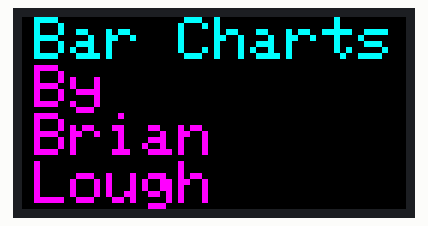
Bench run of a sketch on a simulated ESP8266 (NodeMCU). On the bench: 64×32 colour display. What the sketch prints to the serial monitor is not drawn.

Above: at 0.1 s.
At 6.1 s:
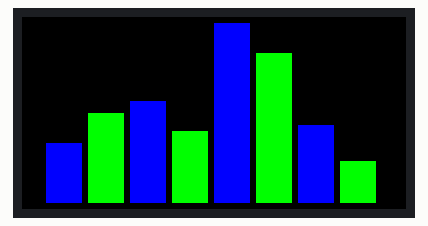
At 14.1 s:
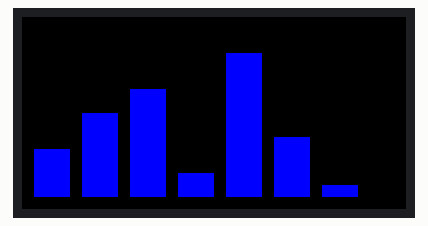
At 18.1 s:
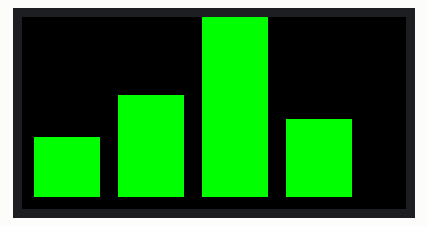
At 22.1 s:
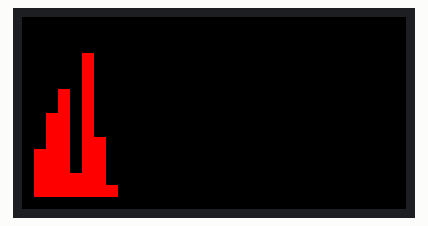
At 30.1 s:
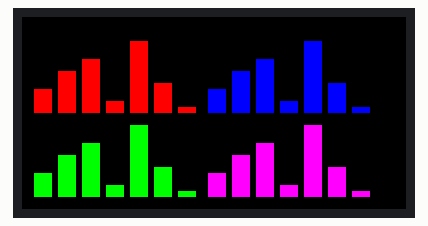

Measured:
- by itself, everything shown: repeats every 28.0 s, in 6 steps
- what the display in image 1 shows lasts 8.0 s, from 6.1 s to 14.1 s
- what the display in image 2 shows lasts 4.0 s, from 14.1 s to 18.1 s

The sketch:

RGBMatrixWithGraphs.ino
```cpp
/*******************************************************************
    Draw bar graphs using an ESP8266 and LED Matrix

    By Brian Lough
    YouTube: https://www.youtube.com/brianlough
    Twitch: https://www.twitch.tv/brianlough
    Twitter: https://twitter.com/witnessmenow

 ********************************************************************/

#include <PxMatrix.h>

#ifdef ESP32

#define P_LAT 22
#define P_A 19
#define P_B 23
#define P_C 18
#define P_D 5
#define P_E 15
#define P_OE 2
hw_timer_t * timer = NULL;
portMUX_TYPE timerMux = portMUX_INITIALIZER_UNLOCKED;

#endif

#ifdef ESP8266

#include <Ticker.h>
Ticker display_ticker;
#define P_LAT 16
#define P_A 5
#define P_B 4
#define P_C 15
#define P_D 12
#define P_E 0
#define P_OE 2

#endif
// Pins for LED MATRIX

uint8_t display_draw_time=0;

//PxMATRIX display(32,16,P_LAT, P_OE,P_A,P_B,P_C);
//PxMATRIX display(64,32,P_LAT, P_OE,P_A,P_B,P_C,P_D);
//PxMATRIX display(64,64,P_LAT, P_OE,P_A,P_B,P_C,P_D,P_E);
PxMATRIX display(64, 32, P_LAT, P_OE, P_A, P_B, P_C, P_D, P_E);

// Some standard colors
uint16_t myRED = display.color565(255, 0, 0);
uint16_t myGREEN = display.color565(0, 255, 0);
uint16_t myBLUE = display.color565(0, 0, 255);
uint16_t myWHITE = display.color565(255, 255, 255);
uint16_t myYELLOW = display.color565(255, 255, 0);
uint16_t myCYAN = display.color565(0, 255, 255);
uint16_t myMAGENTA = display.color565(255, 0, 255);
uint16_t myBLACK = display.color565(0, 0, 0);

uint16_t myCOLORS[8]={myRED,myGREEN,myBLUE,myWHITE,myYELLOW,myCYAN,myMAGENTA,myBLACK};

uint8_t static weather_icons[]={0x00,0x00,0x00,0x00,0x00,0x00,0x00,0x20,0x00,0x00,0x00,0x00,0x00,0x00,0x00,0x00,0x00,0x00,0x00,0x00,0x00,0x00,0x00,0x00,0x00,0x20,0x00,0x00,0xff,0xe0,0x00,0x00,0x00,0x00,0xff,0xe0,0x00,0x00,0x00,0x00,0x00,0x00,0x00,0x00,0x00,0x00,0x00,0x00,0x00,0x00,0x00,0x00,0x00,0x20,0x00,0x00,0x00,0x00,0x00,0x00,0x00,0x00,0x00,0x00,0x00,0x00,0x00,0x00,0x00,0x00,0x00,0x00,0x00,0x00,0x00,0x20,0x00,0x00,0x00,0x00,0x00,0x00,0x00,0x00,0x00,0x00,0x07,0xff,0x07,0xff,0x07,0xff,0x00,0x00,0x00,0x00,0x00,0x00,0x00,0x00,0x00,0x00,0x00,0x20,0x00,0x00,0x07,0xff,0x07,0xff,0x07,0xff,0x00,0x00,0x00,0x00,0x00,0x00,0x00,0x20,0x00,0x00,0x00,0x00,0x00,0x00,0x00,0x00,0x00,0x00,0xff,0xe0,0xff,0xe0,0xff,0xe0,0xff,0xe0,0x00,0x00,0x00,0x20,0x00,0x00,0x00,0x00,0x00,0x00,0x07,0xff,0x00,0x00,0x00,0x00,0x00,0x00,0x00,0x00,0x00,0x00,0x00,0x00,0x00,0x00,0x00,0x00,0x00,0x00,0x00,0x00,0x00,0x00,0x00,0x00,0x00,0x00,0x00,0x00,0x00,0x00,0x00,0x00,0x00,0x20,0xff,0xe0,0xff,0xe0,0xff,0xe0,0xff,0xe0,0xff,0xe0,0x00,0x00,0x00,0x00,0x00,0x00,0x00,0x00,0x00,0x00,0xff,0xe0,0xff,0xe0,0xff,0xe0,0xff,0xe0,0xff,0xe0,0x00,0x00,0x00,0x00,0x00,0x00
  ,0x00,0x00,0x00,0x00,0x00,0x00,0x00,0x00,0xff,0xe0,0x00,0x00,0x00,0x00,0x00,0x00,0x00,0x00,0x00,0x00,0x00,0x00,0x00,0x00,0x00,0x00,0x00,0x00,0x00,0x00,0x00,0x00,0x00,0x00,0x00,0x00,0x00,0x20,0x00,0x00,0x00,0x00,0x00,0x00,0x00,0x00,0x07,0xff,0x07,0xff,0x00,0x00,0x00,0x00,0x00,0x00,0x00,0x00,0x00,0x00,0x00,0x00,0x00,0x00,0x07,0xdf,0x07,0xdf,0x07,0xdf,0x00,0x00,0x00,0x00,0x00,0x00,0x00,0x00,0x00,0x00,0x00,0x00,0x00,0x00,0x07,0xff,0x07,0xff,0x07,0xff,0x07,0xff,0x07,0xff,0x07,0xff,0x00,0x00,0x00,0x00,0x00,0x00,0x00,0x00,0x07,0xff,0x07,0xff,0x07,0xff,0x07,0xff,0x07,0xff,0x07,0xff,0x00,0x00,0x00,0x00,0x00,0x00,0x00,0x00,0x00,0x00,0x00,0x00,0xff,0xe0,0xff,0xe0,0xff,0xe0,0xff,0xe0,0x00,0x00,0x00,0x00,0x00,0x00,0x00,0x20,0x00,0x20,0x07,0xff,0x07,0xff,0x07,0xff,0x00,0x00,0x00,0x00,0x00,0x00,0x00,0x00,0x07,0xff,0x00,0x00,0x00,0x00,0x07,0xff,0x07,0xff,0x07,0xdf,0x00,0x00,0x00,0x00,0x07,0xff,0x00,0x00,0x00,0x00,0xff,0xe0,0xff,0xe0,0xff,0xe0,0xff,0xe0,0xff,0xe0,0xff,0xe0,0xff,0xe0,0x00,0x00,0x00,0x00,0x00,0x00,0xff,0xe0,0xff,0xe0,0xff,0xe0,0xff,0xe0,0xff,0xe0,0xff,0xe0,0xff,0xe0,0x00,0x00,0x00,0x00
  ,0x00,0x00,0x00,0x00,0xff,0xe0,0x00,0x00,0x00,0x00,0x00,0x00,0xff,0xe0,0x00,0x00,0x00,0x00,0x00,0x20,0x00,0x00,0x00,0x00,0xff,0xe0,0x00,0x00,0xff,0xe0,0xff,0xe0,0xff,0xe0,0x00,0x00,0x00,0x00,0x00,0x00,0x00,0x00,0x00,0x00,0x07,0xff,0x07,0xdf,0x07,0xff,0x07,0xff,0x07,0xff,0x00,0x00,0x00,0x00,0x00,0x00,0x00,0x00,0x07,0xff,0x07,0xff,0x07,0xff,0x07,0xff,0x07,0xff,0x07,0xff,0x00,0x00,0x00,0x00,0x00,0x00,0x00,0x00,0x07,0xff,0x07,0xff,0x07,0xff,0x07,0xff,0x07,0xff,0x07,0xff,0x07,0xff,0x07,0xff,0x00,0x00,0x00,0x00,0x07,0xff,0x07,0xff,0x07,0xff,0x07,0xff,0x07,0xff,0x07,0xff,0x07,0xff,0x07,0xff,0x00,0x00,0x00,0x00,0x00,0x20,0x00,0x00,0xff,0xe0,0xff,0xe0,0xff,0xe0,0xff,0xe0,0x00,0x00,0x00,0x00,0x00,0x00,0x00,0x00,0x00,0x00,0x00,0x00,0x00,0x00,0x07,0xff,0x00,0x00,0x00,0x00,0x00,0x00,0x00,0x00,0x00,0x00,0x00,0x00,0x07,0xff,0x07,0xff,0x00,0x00,0x00,0x00,0x00,0x00,0x07,0xff,0x07,0xff,0x00,0x00,0x00,0x00,0xff,0xe0,0xff,0xe0,0xff,0xe0,0xff,0xe0,0xff,0xe0,0xff,0xe0,0xff,0xe0,0xff,0xe0,0xff,0xe0,0x00,0x00,0xff,0xe0,0xff,0xe0,0xff,0xe0,0xff,0xe0,0xff,0xe0,0xff,0xe0,0xff,0xe0,0xff,0xe0,0xff,0xe0,0x00,0x00
  ,0x00,0x20,0x00,0x00,0x00,0x00,0xff,0xe0,0xff,0xe0,0xff,0xe0,0x00,0x00,0x00,0x00,0x00,0x00,0x00,0x00,0x00,0x00,0x00,0x00,0x07,0xff,0x07,0xff,0x07,0xff,0xff,0xe0,0xff,0xe0,0xff,0xe0,0x00,0x00,0xff,0xe0,0x00,0x00,0x07,0xff,0x07,0xff,0x07,0xdf,0x07,0xff,0x07,0xdf,0x07,0xff,0x07,0xff,0x00,0x00,0x00,0x00,0x07,0xff,0x07,0xff,0x07,0xff,0x07,0xff,0x07,0xff,0x07,0xff,0x07,0xff,0x07,0xff,0x00,0x00,0x00,0x00,0x07,0xff,0x07,0xff,0x07,0xff,0x07,0xff,0x07,0xdf,0x07,0xff,0x07,0xff,0x07,0xff,0x07,0xff,0x00,0x00,0x07,0xff,0x07,0xff,0x07,0xff,0x07,0xff,0x07,0xdf,0x07,0xff,0x07,0xff,0x07,0xff,0x07,0xff,0x00,0x00,0x00,0x00,0x00,0x00,0xff,0xe0,0xff,0xe0,0xff,0xe0,0xff,0xe0,0x00,0x00,0x00,0x20,0x00,0x00,0x00,0x00,0x00,0x00,0x07,0xff,0x00,0x00,0x07,0xff,0x07,0xff,0x07,0xff,0x00,0x00,0x07,0xff,0x00,0x00,0x00,0x00,0x00,0x00,0x00,0x00,0x00,0x00,0x00,0x00,0x00,0x00,0x00,0x00,0x00,0x00,0x00,0x00,0x00,0x00,0x00,0x00,0xff,0xe0,0xff,0xe0,0xff,0xe0,0xff,0xe0,0xff,0xe0,0xff,0xe0,0xff,0xe0,0xff,0xe0,0xff,0xe0,0x00,0x00,0xff,0xe0,0xff,0xe0,0xff,0xe0,0xff,0xe0,0x07,0xdf,0x07,0xdf,0x07,0xff,0xff,0xe0,0xff,0xe0,0x00,0x00
  ,0x00,0x00,0xff,0xe0,0x00,0x00,0xff,0xe0,0xff,0xe0,0xff,0xe0,0x00,0x00,0xff,0xe0,0x00,0x00,0x00,0x00,0x00,0x00,0x07,0xff,0x07,0xdf,0x07,0xff,0x07,0xff,0x07,0xff,0x07,0xff,0xff,0xe0,0x00,0x20,0x00,0x00,0x07,0xdf,0x07,0xdf,0x07,0xdf,0x07,0xff,0x07,0xff,0x07,0xff,0x07,0xff,0x07,0xff,0x07,0xff,0x00,0x00,0x07,0xff,0x07,0xff,0x07,0xff,0x07,0xff,0x07,0xff,0x07,0xff,0x07,0xff,0x07,0xff,0x07,0xff,0x00,0x00,0x00,0x00,0x07,0xff,0x07,0xff,0x07,0xff,0x00,0x00,0x00,0x00,0x00,0x00,0x00,0x00,0x00,0x00,0x00,0x00,0x00,0x00,0x07,0xdf,0x07,0xdf,0x07,0xff,0x00,0x00,0x00,0x00,0x00,0x00,0x00,0x20,0x00,0x00,0x00,0x00,0x00,0x00,0xff,0xe0,0xff,0xe0,0xff,0xe0,0xff,0xe0,0xff,0xe0,0xff,0xe0,0xff,0xe0,0x00,0x00,0x00,0x00,0x07,0xff,0x07,0xff,0x07,0xff,0x07,0xff,0xff,0xff,0x07,0xff,0x07,0xff,0x07,0xdf,0x07,0xff,0x00,0x00,0x07,0xff,0x00,0x00,0x00,0x00,0x07,0xff,0x07,0xff,0x07,0xdf,0x00,0x00,0x00,0x00,0x07,0xff,0x00,0x00,0xff,0xe0,0xff,0xe0,0xff,0xe0,0xff,0xe0,0xff,0xe0,0xff,0xe0,0xff,0xe0,0xff,0xe0,0xff,0xe0,0x00,0x00,0xff,0xe0,0xff,0xe0,0xff,0xe0,0x07,0xff,0x07,0xff,0x07,0xff,0x07,0xff,0x07,0xff,0x07,0xff,0x00,0x00
  ,0x00,0x00,0x00,0x00,0x00,0x00,0xff,0xe0,0xff,0xe0,0xff,0xe0,0x00,0x00,0x00,0x00,0x00,0x00,0x00,0x00,0x07,0xff,0x07,0xff,0x07,0xff,0x07,0xdf,0x07,0xff,0x07,0xff,0x07,0xff,0x07,0xff,0x00,0x00,0x00,0x00,0x07,0xff,0x07,0xff,0x07,0xff,0x07,0xff,0x07,0xff,0x07,0xff,0x07,0xff,0x07,0xff,0x07,0xff,0x00,0x00,0x00,0x00,0x07,0xff,0x07,0xff,0x07,0xff,0x07,0xff,0x07,0xff,0x07,0xff,0x07,0xff,0x00,0x00,0x00,0x00,0x00,0x20,0x00,0x00,0x07,0xff,0x00,0x20,0xff,0xff,0x00,0x00,0xff,0xff,0x00,0x00,0x00,0x00,0x00,0x00,0x00,0x00,0x00,0x00,0x07,0xff,0x00,0x00,0xff,0xff,0x00,0x00,0xff,0xff,0x00,0x20,0x00,0x00,0x00,0x00,0x00,0x00,0x00,0x00,0x00,0x00,0xff,0xe0,0xff,0xe0,0xff,0xe0,0xff,0xe0,0x00,0x00,0x00,0x00,0x00,0x00,0x00,0x00,0x07,0xdf,0x00,0x00,0x07,0xff,0x07,0xff,0x07,0xdf,0x00,0x00,0x07,0xff,0x00,0x00,0x00,0x00,0x00,0x00,0x07,0xff,0x07,0xff,0x00,0x00,0x00,0x00,0x00,0x00,0x07,0xff,0x07,0xdf,0x00,0x00,0x00,0x00,0xff,0xe0,0xff,0xe0,0xff,0xe0,0xff,0xe0,0xff,0xe0,0xff,0xe0,0xff,0xe0,0xff,0xe0,0xff,0xe0,0x00,0x00,0xff,0xe0,0xff,0xe0,0x07,0xdf,0x07,0xdf,0x07,0xff,0x07,0xff,0x07,0xff,0x07,0xff,0x07,0xff,0x00,0x00
  ,0x00,0x00,0x00,0x00,0xff,0xe0,0x00,0x00,0x00,0x00,0x00,0x00,0xff,0xe0,0x00,0x00,0x00,0x00,0x00,0x00,0x07,0xff,0x07,0xff,0x07,0xff,0x07,0xff,0x07,0xff,0x07,0xff,0x07,0xff,0x00,0x00,0x00,0x00,0xff,0xe0,0x07,0xff,0x07,0xff,0x07,0xff,0x07,0xff,0x07,0xff,0x07,0xff,0x07,0xff,0x07,0xff,0x07,0xff,0x00,0x00,0x00,0x00,0x00,0x00,0x07,0xff,0x07,0xff,0x07,0xff,0x07,0xff,0x07,0xff,0x00,0x00,0x00,0x00,0x00,0x00,0x00,0x00,0x00,0x00,0x00,0x20,0x00,0x00,0x00,0x00,0x00,0x00,0x00,0x00,0x00,0x00,0x00,0x00,0x00,0x00,0x00,0x00,0x00,0x00,0x00,0x00,0x00,0x00,0xff,0xff,0x00,0x00,0xff,0xff,0x00,0x00,0x00,0x00,0x00,0x00,0xff,0xe0,0x00,0x00,0xff,0xe0,0xff,0xe0,0xff,0xe0,0xff,0xe0,0x00,0x00,0x00,0x00,0x00,0x00,0x00,0x00,0x00,0x00,0x00,0x00,0x00,0x00,0x00,0x00,0x07,0xff,0x00,0x00,0x00,0x00,0x00,0x00,0x00,0x00,0x00,0x00,0x00,0x00,0x00,0x00,0x00,0x20,0x00,0x00,0x00,0x00,0x00,0x00,0x00,0x00,0x00,0x00,0x00,0x00,0x00,0x00,0xff,0xe0,0xff,0xe0,0xff,0xe0,0xff,0xe0,0xff,0xe0,0xff,0xe0,0xff,0xe0,0xff,0xe0,0xff,0xe0,0x00,0x00,0xff,0xe0,0xff,0xe0,0x07,0xff,0x07,0xff,0x07,0xff,0x07,0xff,0x07,0xff,0x07,0xff,0x07,0xff,0x00,0x00
  ,0x00,0x00,0x00,0x00,0x00,0x00,0x00,0x00,0xff,0xe0,0x00,0x00,0x00,0x00,0x00,0x00,0x00,0x00,0x00,0x00,0x00,0x00,0x07,0xdf,0x07,0xdf,0x07,0xff,0x07,0xff,0x07,0xff,0x00,0x00,0x00,0x00,0x00,0x00,0x00,0x00,0x00,0x00,0x07,0xff,0x07,0xff,0x07,0xff,0x07,0xff,0x07,0xff,0x07,0xff,0x07,0xff,0x00,0x00,0x00,0x00,0x00,0x00,0x00,0x00,0x00,0x20,0x00,0x00,0x00,0x00,0x00,0x00,0x00,0x00,0x00,0x00,0x00,0x20,0x00,0x00,0x00,0x00,0x00,0x00,0x00,0x00,0x00,0x00,0x00,0x00,0xff,0xff,0x00,0x00,0xff,0xff,0x00,0x00,0x00,0x00,0x00,0x00,0x00,0x00,0x00,0x00,0x00,0x00,0x00,0x00,0xff,0xff,0x00,0x00,0xff,0xff,0x00,0x00,0x00,0x00,0xff,0xe0,0xff,0xe0,0xff,0xe0,0xff,0xe0,0xff,0xe0,0x00,0x00,0x00,0x00,0x00,0x00,0x00,0x00,0x00,0x00,0x00,0x00,0x00,0x20,0x00,0x00,0x07,0xff,0x07,0xff,0x07,0xff,0x00,0x20,0x00,0x00,0x00,0x00,0x00,0x00,0x07,0xff,0x00,0x00,0x00,0x00,0x07,0xff,0x07,0xdf,0x07,0xff,0x00,0x00,0x00,0x00,0x07,0xff,0x00,0x00,0x00,0x00,0xff,0xe0,0xff,0xe0,0xff,0xe0,0xff,0xe0,0xff,0xe0,0xff,0xe0,0xff,0xe0,0x00,0x00,0x00,0x00,0x00,0x00,0xff,0xe0,0xff,0xe0,0x07,0xff,0x07,0xff,0x07,0xff,0x07,0xff,0x07,0xff,0x00,0x00,0x00,0x00
  ,0x00,0x00,0x00,0x00,0x00,0x00,0x00,0x00,0x00,0x00,0x00,0x00,0x00,0x00,0x00,0x00,0x00,0x00,0x00,0x00,0x00,0x00,0x00,0x00,0x07,0xff,0x07,0xff,0x07,0xff,0x00,0x00,0x00,0x00,0x00,0x20,0x00,0x00,0x00,0x20,0x00,0x00,0x00,0x00,0x07,0xff,0x07,0xdf,0x07,0xdf,0x07,0xff,0x07,0xff,0x00,0x00,0x00,0x00,0x00,0x00,0x00,0x00,0x00,0x00,0x00,0x00,0x00,0x00,0x00,0x00,0x00,0x00,0x00,0x00,0x00,0x00,0x00,0x00,0x00,0x00,0x00,0x00,0x00,0x00,0x00,0x00,0x00,0x00,0x00,0x00,0x00,0x00,0x00,0x00,0x00,0x00,0x00,0x00,0x00,0x00,0x00,0x00,0x00,0x00,0x00,0x00,0x00,0x00,0x00,0x00,0xff,0xff,0x00,0x00,0xff,0xff,0x00,0x00,0x00,0x00,0xff,0xe0,0xff,0xe0,0xff,0xe0,0xff,0xe0,0x00,0x00,0x00,0x20,0x00,0x00,0x00,0x00,0x00,0x00,0x00,0x00,0x00,0x00,0x00,0x00,0x00,0x00,0x00,0x00,0x07,0xff,0x00,0x00,0x00,0x00,0x00,0x00,0x00,0x00,0x00,0x00,0x00,0x00,0x07,0xff,0x07,0xdf,0x00,0x00,0x00,0x00,0x00,0x00,0x07,0xff,0x07,0xff,0x00,0x00,0x00,0x00,0x00,0x00,0x00,0x00,0xff,0xe0,0xff,0xe0,0xff,0xe0,0xff,0xe0,0xff,0xe0,0x00,0x00,0x00,0x00,0x00,0x00,0x00,0x00,0x00,0x00,0xff,0xe0,0xff,0xe0,0x07,0xdf,0x07,0xff,0x07,0xff,0x00,0x00,0x00,0x00,0x00,0x00
  ,0x00,0x00,0x00,0x00,0x00,0x00,0x00,0x00,0x00,0x00,0x00,0x00,0x00,0x00,0x00,0x00,0x00,0x00,0x00,0x00,0x00,0x00,0x00,0x00,0x00,0x00,0x00,0x00,0x00,0x00,0x00,0x00,0x00,0x00,0x00,0x00,0x00,0x00,0x00,0x00,0x00,0x00,0x00,0x00,0x00,0x00,0x00,0x00,0x00,0x00,0x00,0x00,0x00,0x00,0x00,0x00,0x00,0x00,0x00,0x00,0x00,0x20,0x00,0x00,0x00,0x00,0x00,0x00,0x00,0x00,0x00,0x00,0x00,0x00,0x00,0x00,0x00,0x00,0x00,0x00,0x00,0x00,0x00,0x00,0x00,0x00,0x00,0x00,0x00,0x00,0x00,0x00,0x00,0x00,0x00,0x00,0x00,0x00,0x00,0x00,0x00,0x00,0x00,0x00,0x00,0x00,0x00,0x00,0x00,0x00,0x00,0x00,0x00,0x00,0x00,0x00,0x00,0x00,0x00,0x00,0xff,0xe0,0xff,0xe0,0xff,0xe0,0xff,0xe0,0xff,0xe0,0x00,0x00,0x00,0x00,0x00,0x00,0x00,0x00,0x00,0x00,0x00,0x00,0x00,0x00,0x00,0x00,0x00,0x00,0x00,0x00,0x00,0x00,0x00,0x00,0x00,0x00,0x00,0x00,0x00,0x00,0x00,0x00,0x00,0x00,0x00,0x00,0x00,0x00,0x00,0x00,0x00,0x00,0x00,0x00,0x00,0x00,0x00,0x00,0x00,0x00,0x00,0x00,0x00,0x00,0x00,0x00,0x00,0x00,0x00,0x00,0x00,0x00,0x00,0x00,0x00,0x20,0x00,0x00,0x00,0x00,0x00,0x00,0x00,0x00,0x00,0x00,0x00,0x00,0x00,0x00,0x00,0x00,0x00,0x00,0x00,0x00,0x00,0x00,0x00,0x00
};

#ifdef ESP8266
// ISR for display refresh
void display_updater()
{
  display.display(display_draw_time);
}
#endif

#ifdef ESP32
void IRAM_ATTR display_updater(){
  // Increment the counter and set the time of ISR
  portENTER_CRITICAL_ISR(&timerMux);
  display.display(display_draw_time);
  portEXIT_CRITICAL_ISR(&timerMux);
}
#endif


void display_update_enable(bool is_enable)
{

#ifdef ESP8266
  if (is_enable)
    display_ticker.attach(0.002, display_updater);
  else
    display_ticker.detach();
#endif

#ifdef ESP32
  if (is_enable)
  {
    timer = timerBegin(0, 80, true);
    timerAttachInterrupt(timer, &display_updater, true);
    timerAlarmWrite(timer, 2000, true);
    timerAlarmEnable(timer);
  }
  else
  {
    timerDetachInterrupt(timer);
    timerAlarmDisable(timer);
  }
#endif


}

void pixel_time_test(uint8_t draw_time)
{

  Serial.print("Pixel draw latency in us: ");
  unsigned long start_timer=micros();
  display.drawPixel(1,1,0);
  unsigned long delta_timer=micros()-start_timer;
  Serial.println(delta_timer);

  Serial.print("Display update latency in us: ");
  start_timer=micros();
  display.display(draw_time);
  delta_timer=micros()-start_timer;
  Serial.println(delta_timer);


  display.clearDisplay();
  display.setTextColor(myCYAN);
  display.setCursor(2,0);
  display.print("Bar Charts");
  display.setTextColor(myMAGENTA);
  display.setCursor(2,8);
  display.print("By");
  display.setCursor(2,16);
  display.print("Brian");
  display.setCursor(2,24);
  display.print("Lough");

  display_update_enable(true);

  yield();
  delay(3000);

  display_update_enable(false);
}


void setup() {
 Serial.begin(9600);
  // Define your display layout here, e.g. 1/8 step
  display.begin(16);

  // Define your scan pattern here {LINE, ZIGZAG, ZAGGIZ} (default is LINE)
  //display.setScanPattern(LINE);

  // Define multiplex implemention here {BINARY, STRAIGHT} (default is BINARY)
  //display.setMuxPattern(BINARY);

  // Compare draw latency at similar display brightness for standard and fast drawing
  display.setFastUpdate(false);
  Serial.println("Draw test without fast update");
  display_draw_time=15;
  pixel_time_test(display_draw_time);
  Serial.println("Draw test with fast update");
  display.setFastUpdate(true);
  display_draw_time=0;
  pixel_time_test(display_draw_time);

  display.setFastUpdate(false);
  display_draw_time=15;
  display.clearDisplay();
  display_update_enable(true);
  //display.setColorOffset(15,15,0);
}
union single_double{
  uint8_t two[2];
  uint16_t one;
} this_single_double;

// This draws the weather icons
void draw_weather_icon (uint8_t icon)
{
  if (icon>10)
  icon=10;
  for (int yy=0; yy<10;yy++)
  {
    for (int xx=0; xx<10;xx++)
    {
      uint16_t byte_pos=(xx+icon*10)*2+yy*220;
      this_single_double.two[1]=weather_icons[byte_pos];
      this_single_double.two[0]=weather_icons[byte_pos+1];
      display.drawPixel(1+xx,yy,this_single_double.one);
    }
  }
}

int dataPoints[7] = {4, 7, 9, 2, 12, 5, 1};

void autoDrawBarGraph(int x, int y, int width, int height, int data[], int dataSize, uint16_t colour) {
  int barWidth = 1;
  while(((4*barWidth)/3)*dataSize < width){
    //Serial.println(((4*barWidth)/3)*numDataPoints + barWidth/3);
    barWidth++;
  }

  barWidth = barWidth - 1;

  int maxValue = getMaxValue(data, dataSize);

  int multiplier = 1;
  int actualChartHeight = getActualChartHeight(height, maxValue);

  int gapWidth = barWidth/3;

  drawBarGraph(x, y, data, dataSize, colour, barWidth, gapWidth, actualChartHeight, maxValue);
}

int getActualChartHeight(int height, int maxValue){
  int multiplier = 1;
  int actualChartHeight = height;
  if(maxValue < height){
    while(maxValue*multiplier < height){
      multiplier++;
    }
    multiplier = multiplier -1;
    actualChartHeight = maxValue*multiplier;
  } else if(maxValue < height) {
    multiplier++;
    while(maxValue/multiplier > height){
      multiplier++;
    }
    actualChartHeight = maxValue/multiplier;
  }

  return actualChartHeight;
}

int getMaxValue(int data[], int dataSize){
  int maxValue = data[0];
  for(int i = 1; i < dataSize; i++){
    if(maxValue < data[i]){
      maxValue = data[i];
    }
  }

  return maxValue;
}

void drawBarGraph(int x, int y, int data[], int dataSize, uint16_t colour, int barWidth, int gapWidth, int actualChartHeight, int maxValue){

  for(int i = 0; i < dataSize; i++){
    int barX = x + ((gapWidth + barWidth) * i);
    int barHeight = map(data[i], 0, maxValue, 0, actualChartHeight);
    int barY = y- barHeight;
    //int barY = y - (dataPoints[i] * multiplier);
    //int barHeight = y - barY;
    if(barHeight > 0){
      display.fillRect( barX, barY, barWidth, barHeight, colour );
    }
  }
}


int dataSet1[] = {4, 7, 9, 2, 12, 5, 1};
int dataSet1Size = 7;
int dataSet2[] = {20, 34, 60, 26};
int dataSet2Size = 4;
int dataSet3[] = {30, 24, 50, 13};
int dataSet3Size = 4;
void loop() {

  display.clearDisplay();

  int actualHeight = getActualChartHeight(30, 60);
  drawBarGraph(4, 31, dataSet2, dataSet2Size, myBLUE, 6, 8, actualHeight, 60);
  drawBarGraph(11, 31, dataSet3, dataSet3Size, myGREEN, 6, 8, actualHeight, 60);
  //drawBarGraph(2, 30, 62, 30, dataSet2, dataSet2Size, myBLUE, 4, 7, 60);

  delay(8000);
  display.clearDisplay();
  autoDrawBarGraph(2, 30, 62, 30, dataSet1, dataSet1Size, myBLUE);

  delay(4000);

  display.clearDisplay();
  autoDrawBarGraph(2, 30, 62, 30, dataSet2, dataSet2Size, myGREEN);

  delay(4000);

  display.clearDisplay();
  autoDrawBarGraph(2, 30, 20, 30, dataSet1, dataSet1Size, myRED);

  delay(4000);

  display.clearDisplay();
  autoDrawBarGraph(2, 30, 30, 20, dataSet1, dataSet1Size, myBLUE);
  autoDrawBarGraph(32, 30, 30, 20, dataSet1, dataSet1Size, myGREEN);

  delay(4000);

  display.clearDisplay();
  autoDrawBarGraph(2, 16, 30, 15, dataSet1, dataSet1Size, myRED);
  autoDrawBarGraph(31, 16, 30, 15, dataSet1, dataSet1Size, myBLUE);
  autoDrawBarGraph(2, 30, 30, 15, dataSet1, dataSet1Size, myGREEN);
  autoDrawBarGraph(31, 30, 30, 15, dataSet1, dataSet1Size, myMAGENTA);

  delay(4000);

}
```
